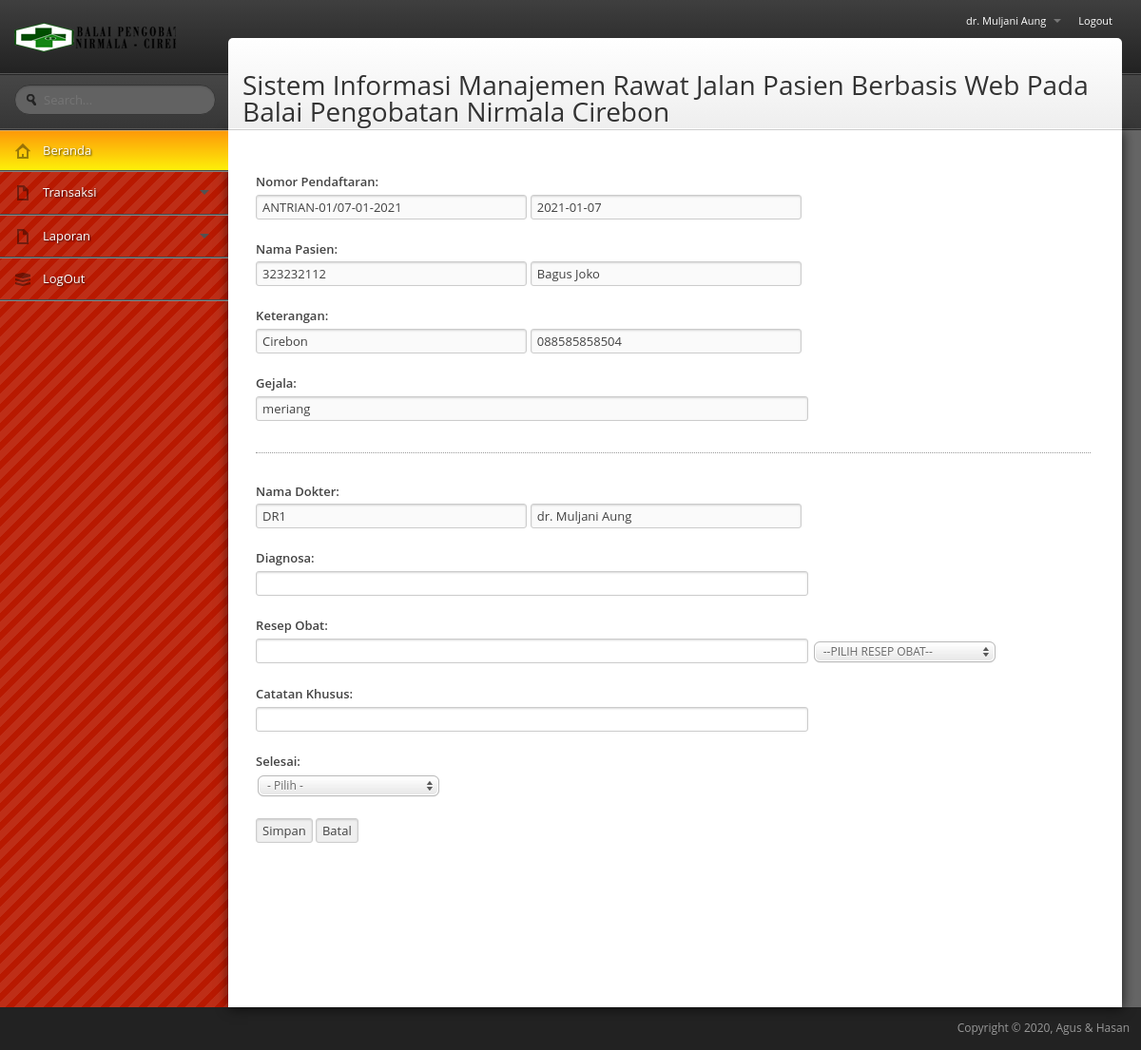
Screenshot of /si_rawatjalan/media.php?module=pemeriksaan&act=editpemeriksaan&id=20 (signed in) with the database file from the repository.
### tables this page shows
CREATE TABLE IF NOT EXISTS `pendaftaran` (
  `id_pendaftaran` int(3) NOT NULL AUTO_INCREMENT,
  `no_pendaftaran` varchar(40) NOT NULL,
  `tgl_daftar` date NOT NULL,
  `id_pasien` int(11) NOT NULL,
  `id_dokter` int(11) NOT NULL,
  `gejala` text NOT NULL,
  `diagnosa` text NOT NULL,
  `keterangan_obat` text NOT NULL,
  `keterangan_khusus` text NOT NULL,
  `status` varchar(20) NOT NULL,
  PRIMARY KEY (`id_pendaftaran`)
);

CREATE TABLE IF NOT EXISTS `pasien` (
  `id_pasien` int(11) NOT NULL AUTO_INCREMENT,
  `nik_pasien` varchar(10) NOT NULL,
  `nama_pasien` varchar(50) NOT NULL,
  `tgl_lahir` date NOT NULL,
  `alamat_pasien` text NOT NULL,
  `desa` varchar(150) NOT NULL,
  `tlp_pasien` varchar(20) NOT NULL,
  `pekerjaan` varchar(50) NOT NULL,
  `agama` varchar(30) NOT NULL,
  `status_pernikahan` varchar(30) NOT NULL,
  `kebangsaan` varchar(30) NOT NULL,
  `keluarga_lain` varchar(50) NOT NULL,
  `tlp_lain` varchar(20) NOT NULL,
  `alamat_lain` text NOT NULL,
  `hubungan_lain` varchar(30) NOT NULL,
  `no_rm` varchar(30) NOT NULL,
  `kode_pasien` varchar(20) NOT NULL,
  PRIMARY KEY (`id_pasien`)
);

CREATE TABLE IF NOT EXISTS `dokter` (
  `id_dokter` int(11) NOT NULL AUTO_INCREMENT,
  `kode_dokter` varchar(20) NOT NULL,
  `nama_dokter` varchar(50) NOT NULL,
  `alamat_dokter` text NOT NULL,
  `tlp_dokter` varchar(20) NOT NULL,
  PRIMARY KEY (`id_dokter`)
);

### si_rawatjalan/modul/mod_transaksi/pemeriksaan.php (the view, shortened to what this page needs)
<?php
$aksi="modul/mod_transaksi/aksi_pemeriksaan.php";
switch($_GET[act]){
    echo "</tbody></table>"; ?>
  <?php
  case "editpemeriksaan":
    $edit=mysql_query("SELECT * FROM pendaftaran A, pasien B WHERE A.id_pasien=B.id_pasien and A.id_pendaftaran='$_GET[id]'");
    $r=mysql_fetch_array($edit);
	$dokter=mysql_query("SELECT * FROM dokter WHERE kode_dokter='$_SESSION[namauser]'");
    $r2=mysql_fetch_array($dokter);
	$kodedokter=$r2['kode_dokter'];
	$namadokter=$r2['nama_dokter'];
?>
 <form class="form uniformForm validateForm" <?php echo"action='$aksi?module=pemeriksaan&act=update&ss=editpemeriksaan&tt=$_GET[id]'"; ?> method="post">
								<div class="field-group">
									<label for="email">Nomor Pendaftaran:</label>
									<div class="field">
                                        <input type="text" disabled="disabled" name="nama_pendaftaran" size="32" value="<?php echo"$r[no_pendaftaran]"; ?>" />
										<input type="text" disabled="disabled" name="nama_tanggal" size="32" value="<?php echo"$r[tgl_daftar]"; ?>" />
									</div>
								</div>
								<div class="field-group">
									<label for="email">Nama Pasien:</label>
									<div class="field">
										<input type="text" disabled="disabled" name="kode_pasien2" size="32" value="<?php echo"$r[nik_pasien]"; ?>"/>
										<input type="text" disabled="disabled" name="nama_pasien2" size="32" value="<?php echo"$r[nama_pasien]"; ?>"/>
									</div>
								</div>
								<div class="field-group">
									<label for="email">Keterangan:</label>
									<div class="field">
										<input type="text" disabled="disabled" name="alamat_pasien2" size="32" value="<?php echo"$r[alamat_pasien]"; ?>"/>
										<input type="text" disabled="disabled" name="tlp_pasien2" size="32" value="<?php echo"$r[tlp_pasien]"; ?>"/>
									</div>
								</div>
								<div class="field-group">
									<label for="email">Gejala:</label>
									<div class="field">
										<input type="text" disabled="disabled" name="gejala2" size="69" value="<?php echo"$r[gejala]"; ?>"/>
									</div>
								</div>
								<hr>
								<div class="field-group">
									<label for="email">Nama Dokter:</label>
									<div class="field">
										<input type="text" disabled="disabled" name="kode_dokter2" size="32" value="<?php echo"$kodedokter"; ?>"/>
										<input type="text" disabled="disabled" name="nama_dokter2" size="32" value="<?php echo"$namadokter"; ?>"/>
									</div>
								</div>
								<div class="field-group">
									<label for="email">Diagnosa:</label>
									<div class="field">
										<input type="text" name="diagnosa" size="69" />
									</div>
								</div>
								<div class="field-group">
									<label for="email">Resep Obat:</label>
									<div class="field">
										<input type="text" name="keterangan_obat" size="69" value="<?php echo"$r[keterangan_obat]"; ?>"/>
										<select name="resep">
											<option value="">--PILIH RESEP OBAT--</option>
										</select>
									</div>
								</div>
								<div class="field-group">
									<label for="email">Catatan Khusus:</label>
									<div class="field">
										<input type="text" name="keterangan_khusus" size="69" />
									</div>
								</div>
								<div class="field-group">
									<label for="email">Selesai:</label>
									<div class="field">
										<select name="status">
											<option value="Daftar" selected>- Pilih -</option>
										</select>
									</div>
								</div>
								<div class="actions">
									<input type=submit name=submit value=Simpan>
                                    <input type=button value=Batal onclick=self.history.back()>
								</div>
							</form>
<?php
    break;
}
?>

### rows the page displays
pendaftaran: nama_pendaftaran "ANTRIAN-01/07-01-2021", nama_tanggal "2021-01-07", kode_pasien2 "323232112", nama_pasien2 "Bagus Joko", alamat_pasien2 "Cirebon", tlp_pasien2 "088585858504", gejala2 "meriang"
dokter: kode_dokter2 "DR1", nama_dokter2 "dr. Muljani Aung"

### other values shown
$_SESSION[namalengkap] "dr. Muljani Aung"
